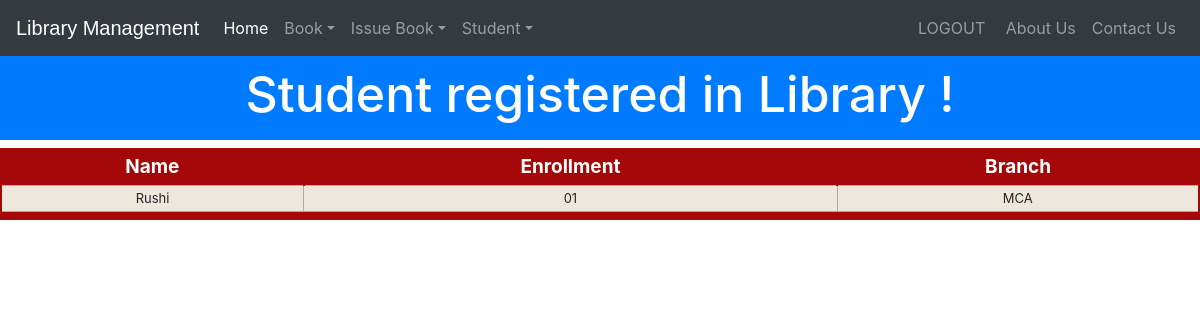
The app's page /viewstudent (signed in) with its own data.
### library/models.py (models this page shows, shortened)
class StudentExtra(models.Model):
    user=models.OneToOneField(User,on_delete=models.CASCADE)
    enrollment = models.CharField(max_length=40)
    branch = models.CharField(max_length=40)
    @property
    def get_name(self):
        return self.user.first_name

### library/views.py (the view)
# urls.py: path('viewstudent', views.viewstudent_view),
@login_required(login_url='adminlogin')
@user_passes_test(is_admin)
def viewstudent_view(request):
    students=models.StudentExtra.objects.all()
    return render(request,'library/viewstudent.html',{'students':students})

### library/views.py (called while the page is built)
def is_admin(user):
    return user.groups.filter(name='ADMIN').exists()

### templates/library/viewstudent.html (shortened to what this page needs)
<!DOCTYPE html>
<html lang="en" dir="ltr">
  <head>
  </head>
  <body>
    {% include "library/navbaradmin.html" %}
    <br>
    <br>
    <h3 class="p-3 mb-2 bg-primary text-white" style = 'font-size: 50px;text-align:center;'>Student registered in Library !</h3>
    {% if students%}
<table class="redTable">
<thead>
<tr>
<th>Name</th>
<th>Enrollment</th>
<th>Branch</th>
</tr>
</thead>
<tfoot>
<tr>
<td colspan="3">
<div class="links"></div></td>
</tr>
</tfoot>
<tbody>
  {% for s in students %}
    <tr>
      <td>{{s.get_name}}</td>
      <td>{{s.enrollment}}</td>
      <td>{{s.branch}}</td>
    </tr>
  {% endfor %}
</tbody>
</table>
{%else%}
<h1> No Student Registered in Library</h1>
{%endif%}
<br><br><br><br><br><br>
<br><br><br>
  {% include "library/footer.html" %}
  </body>
</html>

### templates/library/viewstudent.html (style rules this page uses)
table.redTable { border: 2px solid #A40808; background-color: #EEE7DB; width: 100%; text-align: center; border-collapse: collapse; }
table.redTable td, table.redTable th { border: 1px solid #AAAAAA; padding: 3px 2px; }
table.redTable tbody td { font-size: 13px; }
table.redTable thead { background: #A40808; }
table.redTable thead th { font-size: 19px; font-weight: bold; color: #FFFFFF; text-align: center; border-left: 2px solid #A40808; }
table.redTable thead th:first-child { border-left: none; }
table.redTable tfoot { font-size: 13px; font-weight: bold; color: #FFFFFF; background: #A40808; }
table.redTable tfoot td { font-size: 13px; }

### records on screen
StudentExtra: get_name "Rushi", enrollment "01", branch "MCA"
